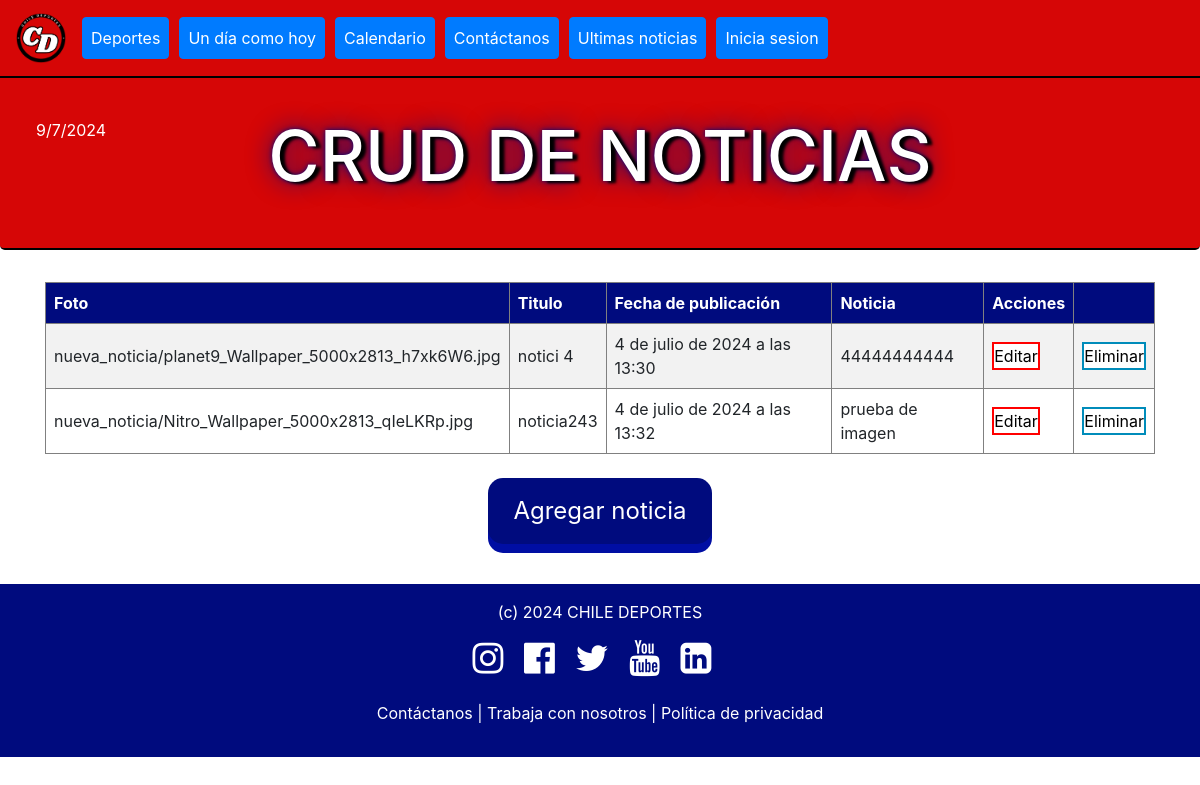
/nueva_noticia/, run on the app's committed database.
### core/models.py (models this page shows, shortened)
class Noticia(models.Model):
    titulo = models.CharField(max_length=200)
    fecha = models.DateTimeField(auto_now_add=True)
    descripcion = models.CharField(max_length=500)
    imagen = models.ImageField(upload_to='nueva_noticia/')

### core/views.py (the view)
# urls.py: path('nueva_noticia/', nueva_noticia, name="nueva_noticia"),
def nueva_noticia(request):
    noticias = Noticia.objects.all()
    context = {'noticias': noticias}
    return render(request, 'core/nueva_noticia.html', context)

### core/templates/core/nueva_noticia.html (shortened to what this page needs)
{% load static%}
<!DOCTYPE html>
<html lang="es">
<head>
    <link rel="stylesheet" href="{% static 'core/css/style.css' %}">
    <link rel="stylesheet" href="{% static 'core/css/table.css' %}">
    <link rel="stylesheet" href="{% static 'core/css/planonoticia.css' %}">
    <link rel="stylesheet" href="https://cdn.jsdelivr.net/npm/bootstrap@4.4.1/dist/css/bootstrap.min.css"
>
    <link rel="stylesheet" href="https://cdnjs.cloudflare.com/ajax/libs/font-awesome/4.7.0/css/font-awesome.min.css">
</head>
<body>
    <nav class="navbar navbar-expand-lg navbar-white fixed-top"
        style="background-color: #d60606; border-bottom: 2.5px solid black;">
        <a class="navbar-brand" href="{% url 'inicio' %}">
            <img src="{% static 'core/img/logo3.png' %}" alt="Logo de Mi Página" height="50">
        </a>
        <div class="collapse navbar-collapse" id="navbarNavDropdown">
            <ul class="navbar-nav">
                <li class="nav-item">
                    <a class="nav-link btn btn-primary" href="{% url 'deportes' %}">Deportes</a>
                </li>
                <li class="nav-item">
                    <a class="nav-link btn btn-primary" href="{% url 'undiacomohoy' %}">Un día como hoy</a>
                </li>
                <li class="nav-item">
                    <a class="nav-link btn btn-primary" href="{% url 'calendario' %}">Calendario</a>
                </li>
                <li class="nav-item">
                    <a class="nav-link btn btn-primary" href="{% url 'contactanos' %}">Contáctanos</a>
                </li>
                <li class="nav-item">
                    <a class="nav-link btn btn-primary" href="{% url 'nueva_noticia' %}">Ultimas noticias</a>
                </li>
                <li class="nav-item">
                    <a class="nav-link btn btn-primary" href="{% url 'Inicio_sesion' %}">Inicia sesion</a>
                </li>
            </ul>
        </div>
    </nav>
    <div class="jumbotron text-center text-white position-relative"
        style="border-bottom: 2.5px solid black; height: 200px;">
        <div class="caja-fecha position-absolute inicio-1 arriba-1 p-1 text-white">
            <span id="currentDate"></span>
        </div>
        <h1 style="font-size: 70px;
        text-shadow: 5px 2px 3px black, 0 0 25px #000b7e, 0 0 5px #000b7e;">CRUD DE NOTICIAS</h1>
    </div>
    <div class="container">
        <table border="1">
            <tr>
                <th>Foto</th>
                <th>Titulo</th>
                <th>Fecha de publicación</th>
                <th>Noticia</th>
                <th>Acciones</th>
                <th>&nbsp;</th>
            </tr>
        {% for noticia in noticias %}
            <tr>
                <td> {{ noticia.imagen }}</td>
                <td> {{ noticia.titulo }} </td>
                <td> {{ noticia.fecha }} </td>
                <td> {{ noticia.descripcion }} </td>
                <td><a href="#" class="button button1">Editar</a></td>
                <td><a href="{% url 'elimina' pk=noticia.id %}" class="button button2">Eliminar</a></td>
            </tr>
        {% endfor %}
        </table>
        <br>
        <p style="text-align: center;"><a href="agrega/" class="button button3">Agregar noticia</a></p>
    </div>
    <br>
    <footer class="footer mt-auto py-3 text-white" style="background: #000b7e;">
        <div class="container">
            <div class="row mb-4">
                <div class="col text-center">
                    <p class="text-white text-center">(c) 2024 CHILE DEPORTES</p>
                    <i class="fa fa-instagram mr-3" style="font-size:36px;color:rgb(255, 255, 255)"></i>
                    <i class="fa fa-facebook-official mr-3" style="font-size:36px;color:rgb(255, 255, 255)"></i>
                    <i class="fa fa-twitter mr-3" style="font-size:36px;color:rgb(255, 255, 255)"></i>
                    <i class='fa fa-youtube mr-3' style='font-size:36px;color:rgb(255, 255, 255)'></i>
                    <i class="fa fa-linkedin-square mr-3" style="font-size:36px;color:rgb(255, 255, 255)"></i>
                </div>
            </div>
            <div class="row">
                <div class="col">
                    <p class="text-center">
                        <a href="{% url 'contactanos' %}" class="text-white">Contáctanos</a> |
                        <a href="{% url 'trabajaconnos' %}" class="text-white">Trabaja con nosotros</a> |
                        <a href="{% url 'politics' %}" class="text-white">Política de privacidad</a>
                    </p>
                </div>
            </div>
        </div>
    </footer>
</body>
</html>

### core/static/core/css/style.css (style rules this page uses)
.btn-primary { background-color: #000b7e; border-color: #050589; color: #ffffff; }
.nav-item { margin-right: 10px; }
.jumbotron { margin-top: 50px; background: #d60606 !important; }
.caja-fecha { border-radius: 5px; }
body { font-family: 'Times New Roman', Times, serif; }

### core/static/core/css/table.css (style rules this page uses)
table { border-collapse: collapse; width: 100%; }
th, td { text-align: left; padding: 8px; }
tr:nth-child(even) { background-color: #f2f2f2 }
th { background-color: #000b7e; color: white; }
.button { background-color: #000b7e; border: none; color: white; text-align: center; text-decoration: none; display: inline-block; font-size: 16px; transition-duration: 0.4s; cursor: pointer; }
.button1 { background-color: white; color: black; border: 2px solid red; }
.button2 { background-color: white; color: black; border: 2px solid #008CBA; }
.button3 { display: inline-block; padding: 15px 25px; font-size: 24px; cursor: pointer; text-align: center; text-decoration: none; outline: none; color: #fff; background-color: #000b7e; border: none; border-radius: 15px; box-shadow: 0 9px #000ea3; }
footer.footer { background: #000b7e !important; color: white; }
footer.footer .container { background: transparent; }
footer.footer i { color: white; }
footer.footer a { color: white; }

### data on the page
Noticia: imagen "nueva_noticia/planet9_Wallpaper_5000x2813_h7xk6W6.jpg", titulo "notici 4", fecha "4 de julio de 2024 a las 13:30", descripcion "44444444444"
Noticia: imagen "nueva_noticia/Nitro_Wallpaper_5000x2813_qIeLKRp.jpg", titulo "noticia243", fecha "4 de julio de 2024 a las 13:32", descripcion "prueba de imagen"
